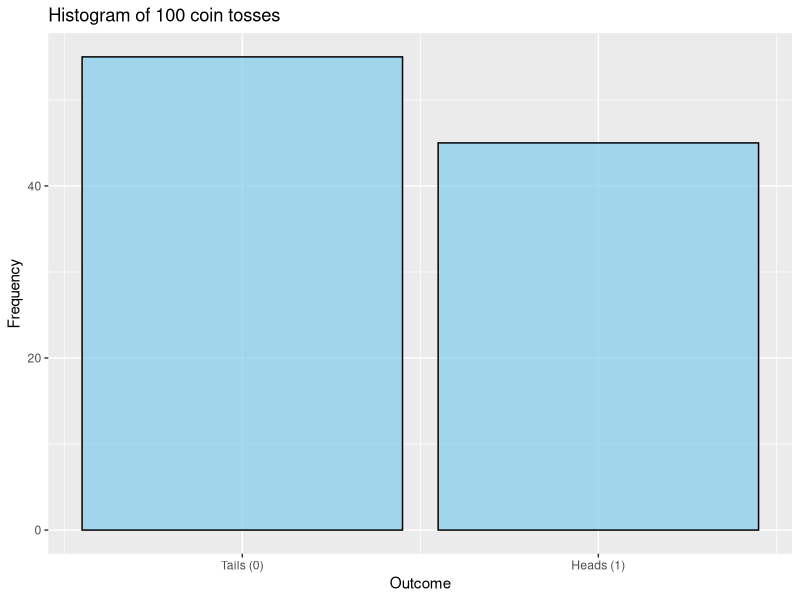
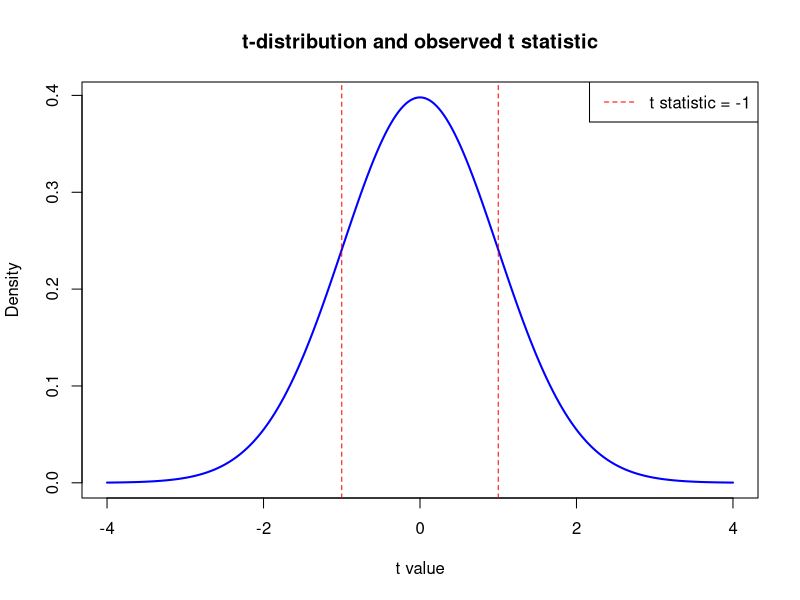

Generate these figures, in order, with R:
# Import libraries
library(ggplot2)
library(MASS)

# Set random seed
set.seed(42)

# One sample t-test
cat("\nOne sample t-test:\nCompare sample mean to hypothesized value\n")

# Formulate hypotheses
# H0 (null hypothesis): The coin is fair (p = 0.5)
# H1 (alternative hypothesis): The coin is biased (p != 0.5)

# Simulate 100 coin tosses (1 = heads, 0 = tails)
observations <- sample(c(0, 1), size = 100, prob = c(0.5, 0.5), replace = TRUE)
# observations <- sample(c(0, 1), size = 100, prob = c(0.3, 0.7), replace = TRUE)

# Plot histogram of the observations
ggplot(data.frame(observations), aes(x = observations)) +
  geom_bar(stat = "count", fill = "skyblue", color = "black", alpha = 0.75) +
  scale_x_continuous(breaks = c(0, 1), labels = c("Tails (0)", "Heads (1)")) +
  labs(title = "Histogram of 100 coin tosses", x = "Outcome", y = "Frequency")

# Compute observed mean and standard deviation
n <- length(observations)
mean_observed <- mean(observations)
std_dev_observed <- sd(observations)  # Sample standard deviation

# Compute the t statistic and p-value (Expected mean under H0 = 0.5)
expected_mean <- 0.5
t_stat_manual <- (mean_observed - expected_mean) / (std_dev_observed / sqrt(n))
p_value_manual <- 2 * (1 - pt(abs(t_stat_manual), df = n - 1))
cat(sprintf("\nT statistic (manual): %.4f\n", t_stat_manual))
cat(sprintf("P-value (manual): %.4f\n", p_value_manual))

# Compute the t statistic using a library
t_test_result <- t.test(observations, mu = 0.5)
cat("\nUsing t.test() function:\n")
cat(sprintf("\nT statistic (library): %.4f\n", t_test_result$statistic))
cat(sprintf("P-value (library): %.4f\n", t_test_result$p.value))

# Parameters for plot t-distribution
x <- seq(-4, 4, length.out = 1000)  # Range for t-distribution
t_dist <- dt(x, df = n - 1)  # Probability density function for t-distribution

# Plot t-distribution
plot(x, t_dist, type = "l", col = "blue", lwd = 2, 
     xlab = "t value", ylab = "Density", main = "t-distribution and observed t statistic")
abline(v = t_stat_manual, col = "red", lty = 2)
abline(v = -t_stat_manual, col = "red", lty = 2)
legend("topright", legend = paste("t statistic =", round(t_stat_manual, 2)), 
       col = "red", lty = 2)

# Interpret result (significance level 0.05)
alpha <- 0.05
if (p_value_manual < alpha) {
  cat("Reject H0: The coin is likely biased.\n")
} else {
  cat("Accept H0: No evidence of biased coin.\n")
}
